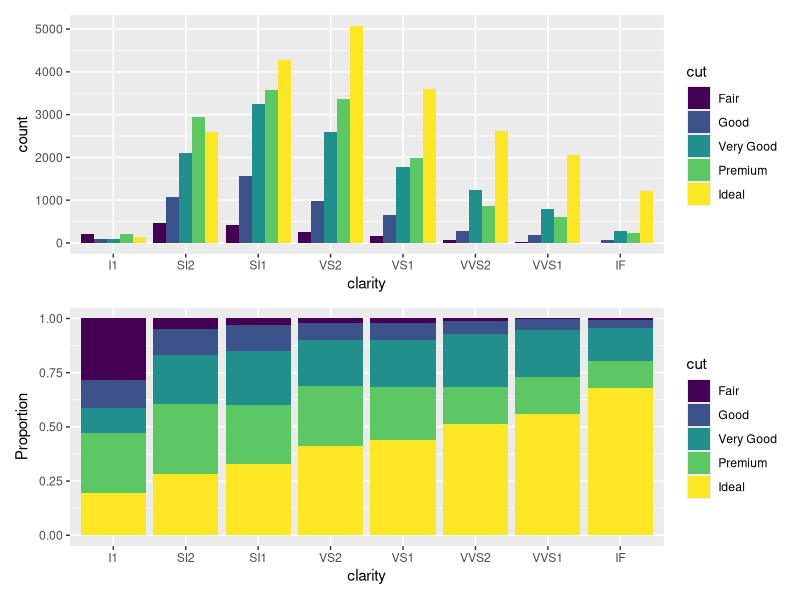

Reproduce this figure in R.
#| title: "Bar positions"
#| category: "Part 2: Bar Charts and Summaries"
#| dataset-name: "diamonds"
#| description: "This battle will need two steps. First, modify the stacked bar plot from Question 7 to place the `cut` categories side-by-side. Then, modify the plot to show 100% stacked proportions using `position = "fill"`. Make sure to update the y-axis label since it no longer represents raw counts. You can draw the plots on top of each other by 'dividing' them, which is a feature of the `patchwork` package."
#| stub: "p1 <- ggplot(diamonds, aes(x = clarity, fill = cut)) + \n geom_bar(position = "___")\n\np2 <- ggplot(diamonds, aes(x = clarity, fill = cut)) + \n geom_bar(position = "___") +\n labs(y = "___")\n\np1 / p2"

library(ggplot2)
library(patchwork)

p1 <- ggplot(diamonds, aes(x = clarity, fill = cut)) +
  geom_bar(position = "dodge")

p2 <- ggplot(diamonds, aes(x = clarity, fill = cut)) +
  geom_bar(position = "fill") +
  labs(y = "Proportion")

print(p1 / p2)
